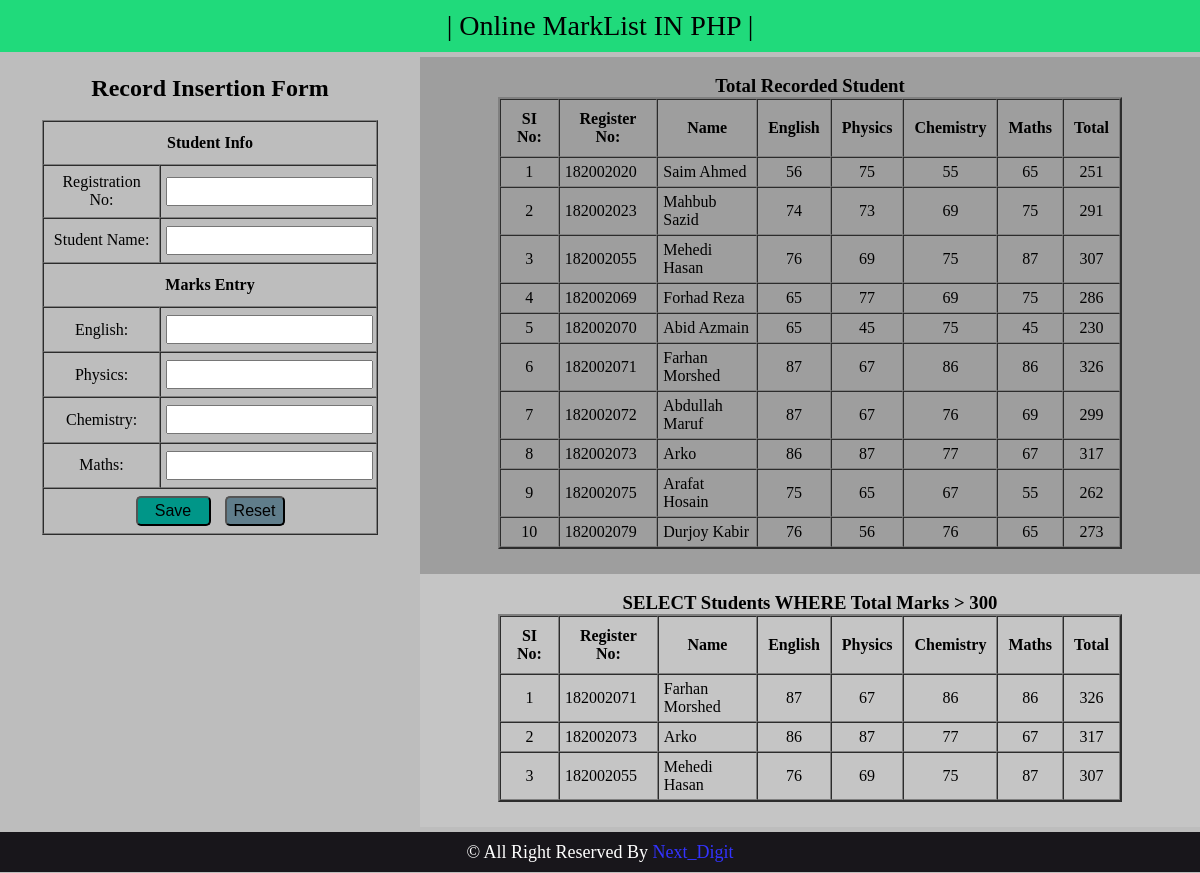
The page / on the database its author committed.
### tables this page shows
CREATE TABLE IF NOT EXISTS `tablemark` (
  `Reg_No` int(15) NOT NULL,
  `S_Name` varchar(35) NOT NULL,
  `English` int(5) NOT NULL,
  `Physics` int(5) NOT NULL,
  `Chemistry` int(5) NOT NULL,
  `Math` int(5) NOT NULL,
  `Total` int(5) DEFAULT NULL,
  PRIMARY KEY (`Reg_No`)
);

### index.php (the view, shortened to what this page needs)
<?php
include("config.php");
?>
<!DOCTYPE HTML>
<html lang="en-US">
<head>
	<link rel="stylesheet" href="main.css" />
</head>
<body>
	<header>
	<div id="header"><p id="IT">| Online MarkList IN PHP |</p></div>
	</header>
<div id="main_wrapper">
<div id="Tab-Left">
	<br /><h2>Record Insertion Form</h2><br />
<form action="function.php" method="POST">
	<table border="1" cellspacing="0" class="Tbl-1">
		<tr>
			<th colspan=2>Student Info</th>
		</tr>
		<tr>
			<td>Registration No:</td>
			<td><input type="number" name="Reg_No" required class="box"/></td>
		</tr>
		<tr>
			<td>Student Name:</td>
			<td><input type="text" name="S_Name" required class="box" /></td>
		</tr>
		<tr>
			<th colspan=2>Marks Entry</th>
		</tr>
		<tr>
			<td>English:</td>
			<td><input type="number" name="English" step="any" max="100" required class="box"/></td>
		</tr>
		<tr>
			<td>Physics:</td>
			<td><input type="number" name="Physics" step="any" max="100" required class="box"/></td>
		</tr>
		<tr>
			<td>Chemistry:</td>
			<td><input type="number" name="Chemistry" step="any" max="100" required class="box"/></td>
		</tr>
		<tr>
			<td>Maths:</td>
			<td><input type="number" name="Math" step="any" max="100" required class="box"/></td>
		</tr><tr>
			<td colspan=2>
			<input type="submit" name="submit" class="Submit" value="Save" />
			<input type="reset" name="reset" class="Reset" value="Reset"/>
			</td>
		</tr>
	</table>
</form>
</div>
<div id="Tab-Middle">
<br /> <h3>Total Recorded Student</h3>
<table border="2" cellspacing="0" width="80%">
<?php
	echo "<tr>";
	echo "<th> SI No:</th>";
	echo "<th> Register No:</th>";
	echo "<th> Name </th>";
	echo "<th>English </th>";
	echo "<th> Physics </th>";
	echo "<th> Chemistry </th>";
	echo "<th> Maths </th>";
	echo "<th> Total</th>";
	echo "</tr>";
	$sql = "SELECT * FROM TableMark ORDER BY Reg_No";
	$result = $conn->query($sql);
	$i=0;$i++;
	if($result->num_rows>0){
		while($row = $result->fetch_assoc()) {
			echo "<tr>";
			echo "<td>".$i. "</td>";
			echo "<td align='left';>". $row['Reg_No']."</td>";
			echo "<td align='left';>". $row['S_Name']."</td>";
			echo "<td>". $row['English']."</td>";
			echo "<td>". $row['Physics']."</td>";
			echo "<td>". $row['Chemistry']."</td>";
			echo "<td>". $row['Math']."</td>";
			echo "<td>". $row['Total']."</td>";
			echo "</tr>";$i++;
		}
	}else{
		echo "0 results";
	}
?>
</table>
</div>
<div id="Tab-Right">
  	<br /> <h3>SELECT Students WHERE Total Marks > 300</h3>
<table border="2" cellspacing="0" width="80%">
<?php
	echo "<tr>";
	echo "<th> SI No:</th>";
	echo "<th> Register No:</th>";
	echo "<th> Name </th>";
	echo "<th>English </th>";
	echo "<th> Physics </th>";
	echo "<th> Chemistry </th>";
	echo "<th> Maths </th>";
	echo "<th> Total</th>";
	echo "</tr>";
$sql = "SELECT * FROM TableMark where Total >300 ORDER BY Total DESC";
	$result = $conn->query($sql);
	$j=1;
	if($result->num_rows>0){
		while($row = $result->fetch_assoc()) {
			echo "<tr>";
			echo "<td>".$j. "</td>";
			echo "<td align='left';>". $row['Reg_No']."</td>";
			echo "<td align='left';>". $row['S_Name']."</td>";
			echo "<td>". $row['English']."</td>";
			echo "<td>". $row['Physics']."</td>";
			echo "<td>". $row['Chemistry']."</td>";
			echo "<td>". $row['Math']."</td>";
			echo "<td>". $row['Total']."</td>";
			echo "</tr>";$j++;
	}
	}else{
		echo "0 results";
	}
?>
</table>
</div>
	<footer>
		<div id="footer">
			<p>&copy All Right Reserved By <a href="#">  Next_Digit </a></p>
		</div>
	</footer>
</div>
</body>
</html>

### main.css (style rules this page uses)
* { margin:0;padding:0; }
body { background:#BDBDBD; }
#main_wrapper { margin:0 auto; width: 100%; height:auto; position:relative; }
#header { position:relative; height:52px; background:#20da7b; margin-bottom:5px; }
#IT { font-size:28px; text-align:center;padding-top:10px; }
#Tab-Left { position:relative; left:0; float:left; width:30%; min-height:634px; background:#BDBDBD; }
.Tbl-1 { width:80%;height:415px; }
table { margin:0 auto;margin-bottom:25px;text-align:center; }
.box { width:98%; height:23px; font-size:16px; padding:1px; }
td { padding:5px; }
th { padding:10px; }
h2,h3 { text-align:center; }
.Submit { width:75px; height:30px; font-size:16px; margin-right:10px; background:#009688; border-radius:5px; }
.Reset { width:60px; height:30px; font-size:; font-size:16px; background:#607D8B; border-radius:5px; }
#Tab-Middle { position:relative; float:left; width:35%; min-height:250px; background:#9E9E9E; }
#Tab-Right { position:relative; float:left; width:35%; min-height:250px; background:#c5c5c5; }
#footer { position:relative; width:100%; height:40px; background:#18161b; border:none; float:left; margin-top:5px; }
#footer p { color:#fff; text-align:center; display:block; padding:10px 20px; font-size:18px; }
#footer p a { text-decoration:none; color:#3333FF; }
@media only screen and (min-width: 1080px) { #Tab-Left { width:35%; } }
@media only screen and (min-width: 1080px) { #Tab-Middle { width:65%; } }
@media only screen and (min-width: 1080px) { #Tab-Right { width:65%; } }

### rows shown on the page
tablemark: Reg_No "182002020", S_Name "Saim Ahmed", English "56", Physics "75", Chemistry "55", Math "65", Total "251"
tablemark: Reg_No "182002023", S_Name "Mahbub Sazid", English "74", Physics "73", Chemistry "69", Math "75", Total "291"
tablemark: Reg_No "182002055", S_Name "Mehedi Hasan", English "76", Physics "69", Chemistry "75", Math "87", Total "307"
tablemark: Reg_No "182002069", S_Name "Forhad Reza", English "65", Physics "77", Chemistry "69", Math "75", Total "286"
tablemark: Reg_No "182002070", S_Name "Abid Azmain", English "65", Physics "45", Chemistry "75", Math "45", Total "230"
tablemark: Reg_No "182002071", S_Name "Farhan Morshed", English "87", Physics "67", Chemistry "86", Math "86", Total "326"
tablemark: Reg_No "182002072", S_Name "Abdullah Maruf", English "87", Physics "67", Chemistry "76", Math "69", Total "299"
tablemark: Reg_No "182002073", S_Name "Arko", English "86", Physics "87", Chemistry "77", Math "67", Total "317"
tablemark: Reg_No "182002075", S_Name "Arafat Hosain", English "75", Physics "65", Chemistry "67", Math "55", Total "262"
tablemark: Reg_No "182002079", S_Name "Durjoy Kabir", English "76", Physics "56", Chemistry "76", Math "65", Total "273"
